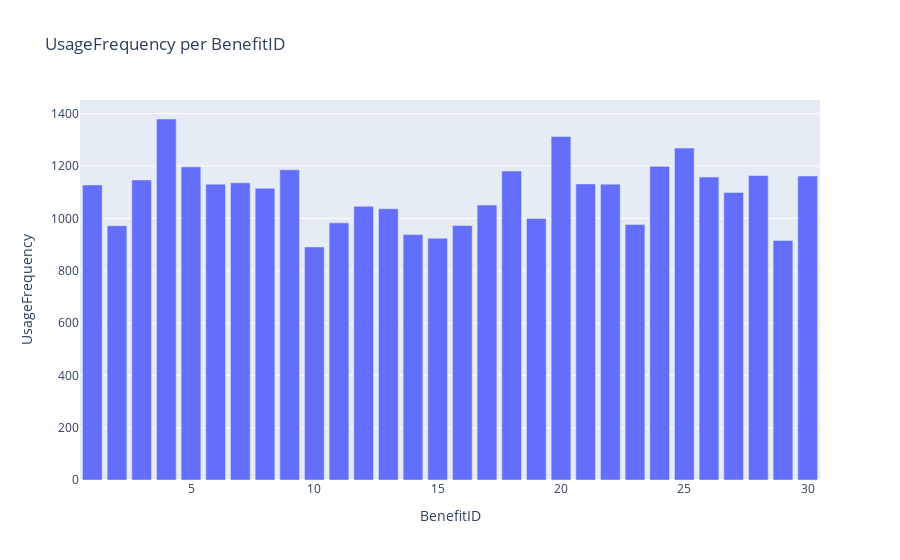

Write notebook code for a chart like this one.
### Code cell
#Section 2: Benefits by Usage
benefit_freq=merged.groupby('BenefitID')['UsageFrequency'].sum().sort_values(ascending=False).reset_index()
fig1=px.bar(benefit_freq,x='BenefitID',y='UsageFrequency', title='UsageFrequency per BenefitID')
fig1.show()

### Figure 1 — Plotly figure (JSON) as saved in the notebook; plotly's stock layout.template omitted (floating-point values rounded to 4 significant figures)
{"data": [{"alignmentgroup": "True", "hovertemplate": "BenefitID=%{x}<br>UsageFrequency=%{y}<extra></extra>", "legendgroup": "", "marker": {"color": "#636efa", "pattern": {"shape": ""}}, "name": "", "offsetgroup": "", "orientation": "v", "showlegend": false, "textposition": "auto", "type": "bar", "x": [4, 20, 25, 24, 5, 9, 18, 28, 30, 26, 3, 7, 21, 6, 22, 1, 8, 27, 17, 12, 13, 19, 11, 23, 16, 2, 14, 15, 29, 10], "xaxis": "x", "y": [1380, 1313, 1269, 1199, 1197, 1186, 1181, 1164, 1162, 1158, 1147, 1136, 1132, 1131, 1131, 1128, 1115, 1099, 1051, 1046, 1037, 1000, 983, 977, 973, 972, 938, 924, 916, 891], "yaxis": "y"}], "layout": {"barmode": "relative", "legend": {"tracegroupgap": 0}, "title": {"text": "UsageFrequency per BenefitID"}, "xaxis": {"anchor": "y", "domain": [0, 1], "title": {"text": "BenefitID"}}, "yaxis": {"anchor": "x", "domain": [0, 1], "title": {"text": "UsageFrequency"}}}}
